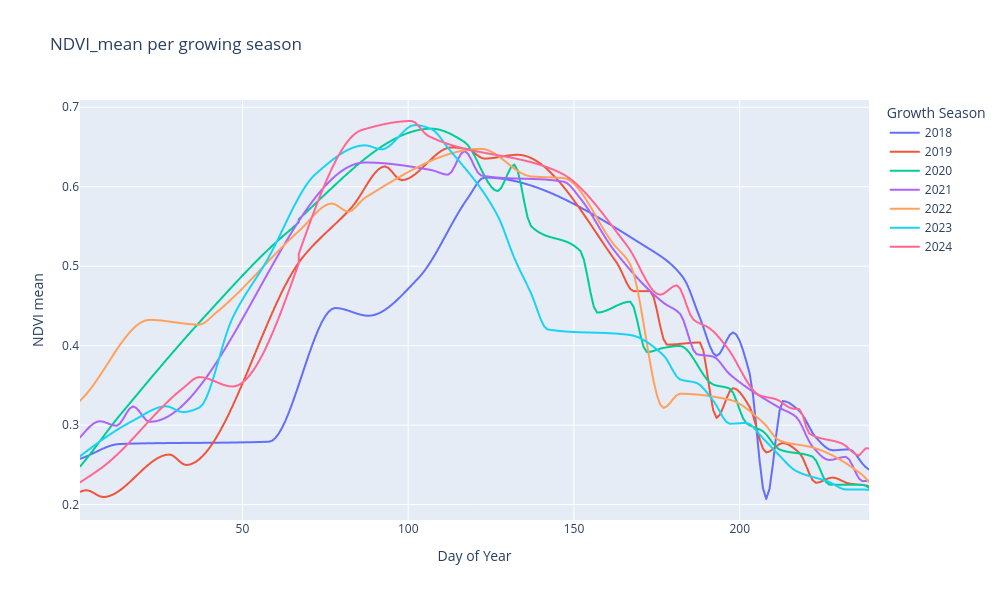

This figure's notebook cell:
### Code cell
fig = px.line(
    summary_df, 
    x="shifted_doy", 
    y="NDVI_mean", 
    color="Ag_year",
    title="NDVI_mean per growing season",
    labels={"shifted_doy": "Day of Year", "NDVI_mean": "NDVI mean", "Ag_year": "Growth Season"},
    template="plotly_white",
    height=600,
    width=1000,
)
fig.update_layout(template="plotly")
fig.update_layout(hovermode="x unified")


fig.show()

### Figure 1 — Plotly figure (JSON) as saved in the notebook; plotly's stock layout.template omitted (floating-point values rounded to 4 significant figures; data arrays with more than 128 entries replaced by an {"elided": "..."} marker saying what was removed)
{"data": [{"hovertemplate": "Growth Season=2018<br>Day of Year=%{x}<br>NDVI mean=%{y}<extra></extra>", "legendgroup": "2018", "line": {"color": "#636efa", "dash": "solid"}, "marker": {"symbol": "circle"}, "mode": "lines", "name": "2018", "showlegend": true, "type": "scattergl", "x": {"elided": "239 int values"}, "xaxis": "x", "y": {"elided": "239 float values"}, "yaxis": "y"}, {"hovertemplate": "Growth Season=2019<br>Day of Year=%{x}<br>NDVI mean=%{y}<extra></extra>", "legendgroup": "2019", "line": {"color": "#EF553B", "dash": "solid"}, "marker": {"symbol": "circle"}, "mode": "lines", "name": "2019", "showlegend": true, "type": "scattergl", "x": {"elided": "239 int values"}, "xaxis": "x", "y": {"elided": "239 float values"}, "yaxis": "y"}, {"hovertemplate": "Growth Season=2020<br>Day of Year=%{x}<br>NDVI mean=%{y}<extra></extra>", "legendgroup": "2020", "line": {"color": "#00cc96", "dash": "solid"}, "marker": {"symbol": "circle"}, "mode": "lines", "name": "2020", "showlegend": true, "type": "scattergl", "x": {"elided": "240 int values"}, "xaxis": "x", "y": {"elided": "240 float values"}, "yaxis": "y"}, {"hovertemplate": "Growth Season=2021<br>Day of Year=%{x}<br>NDVI mean=%{y}<extra></extra>", "legendgroup": "2021", "line": {"color": "#ab63fa", "dash": "solid"}, "marker": {"symbol": "circle"}, "mode": "lines", "name": "2021", "showlegend": true, "type": "scattergl", "x": {"elided": "239 int values"}, "xaxis": "x", "y": {"elided": "239 float values"}, "yaxis": "y"}, {"hovertemplate": "Growth Season=2022<br>Day of Year=%{x}<br>NDVI mean=%{y}<extra></extra>", "legendgroup": "2022", "line": {"color": "#FFA15A", "dash": "solid"}, "marker": {"symbol": "circle"}, "mode": "lines", "name": "2022", "showlegend": true, "type": "scattergl", "x": {"elided": "239 int values"}, "xaxis": "x", "y": {"elided": "239 float values"}, "yaxis": "y"}, {"hovertemplate": "Growth Season=2023<br>Day of Year=%{x}<br>NDVI mean=%{y}<extra></extra>", "legendgroup": "2023", "line": {"color": "#19d3f3", "dash": "solid"}, "marker": {"symbol": "circle"}, "mode": "lines", "name": "2023", "showlegend": true, "type": "scattergl", "x": {"elided": "239 int values"}, "xaxis": "x", "y": {"elided": "239 float values"}, "yaxis": "y"}, {"hovertemplate": "Growth Season=2024<br>Day of Year=%{x}<br>NDVI mean=%{y}<extra></extra>", "legendgroup": "2024", "line": {"color": "#FF6692", "dash": "solid"}, "marker": {"symbol": "circle"}, "mode": "lines", "name": "2024", "showlegend": true, "type": "scattergl", "x": {"elided": "240 int values"}, "xaxis": "x", "y": {"elided": "240 float values"}, "yaxis": "y"}], "layout": {"height": 600, "hovermode": "x unified", "legend": {"title": {"text": "Growth Season"}, "tracegroupgap": 0}, "title": {"text": "NDVI_mean per growing season"}, "width": 1000, "xaxis": {"anchor": "y", "domain": [0, 1], "title": {"text": "Day of Year"}}, "yaxis": {"anchor": "x", "domain": [0, 1], "title": {"text": "NDVI mean"}}}}
